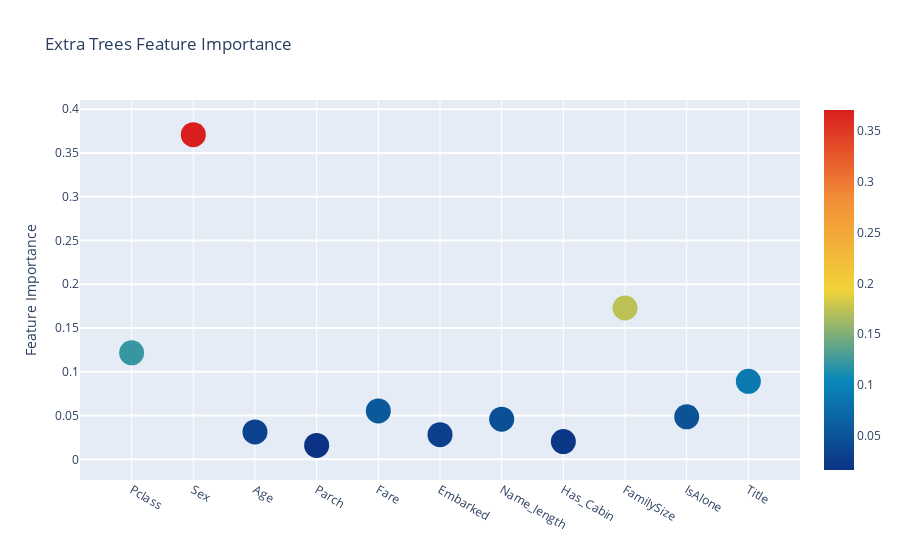

The notebook cell saved with this chart:
### Code cell
# Scatter plot
trace = go.Scatter(
    y = feature_dataframe['Extra Trees feature importances'].values,
    x = feature_dataframe['features'].values,
    mode = 'markers',
    marker = dict(
        sizemode = 'diameter',
        sizeref = 1,
        size = 25,
        color = feature_dataframe['Extra Trees feature importances'].values,
        colorscale = 'Portland',
        showscale = True
    ),
    text = feature_dataframe['features'].values
)
data = [trace]

layout = go.Layout(
    autosize = True,
    title = 'Extra Trees Feature Importance',
    hovermode = 'closest',
    yaxis = dict(
        title = 'Feature Importance',
        ticklen = 5,
        gridwidth = 2
    ),
    showlegend = False
)

fig = go.Figure(data=data, layout=layout)
py.iplot(fig, filename = 'scatter2010')

### Figure 1 — Plotly figure (JSON) as saved in the notebook; plotly's stock layout.template omitted (floating-point values rounded to 4 significant figures)
{"data": [{"marker": {"color": [0.1217, 0.371, 0.0313, 0.01592, 0.05526, 0.02816, 0.0459, 0.0203, 0.1729, 0.04854, 0.0891], "colorscale": [[0.0, "rgb(12,51,131)"], [0.25, "rgb(10,136,186)"], [0.5, "rgb(242,211,56)"], [0.75, "rgb(242,143,56)"], [1.0, "rgb(217,30,30)"]], "showscale": true, "size": 25, "sizemode": "diameter", "sizeref": 1}, "mode": "markers", "text": ["Pclass", "Sex", "Age", "Parch", "Fare", "Embarked", "Name_length", "Has_Cabin", "FamilySize", "IsAlone", "Title"], "type": "scatter", "x": ["Pclass", "Sex", "Age", "Parch", "Fare", "Embarked", "Name_length", "Has_Cabin", "FamilySize", "IsAlone", "Title"], "y": [0.1217, 0.371, 0.0313, 0.01592, 0.05526, 0.02816, 0.0459, 0.0203, 0.1729, 0.04854, 0.0891]}], "layout": {"autosize": true, "hovermode": "closest", "showlegend": false, "title": {"text": "Extra Trees Feature Importance"}, "yaxis": {"gridwidth": 2, "ticklen": 5, "title": {"text": "Feature Importance"}}}}
